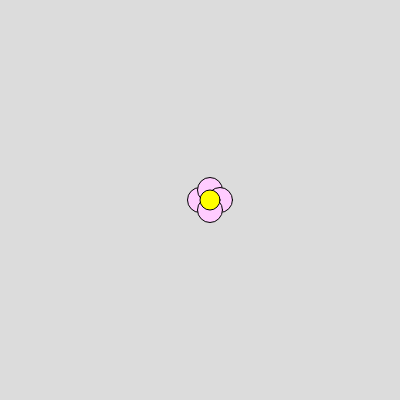
Frame 1 (no input)
Frame 60 (no input): identical to frame 1, image omitted
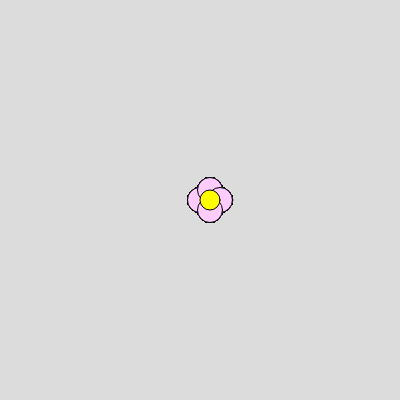
Frame 120 (the mouse pressed at the canvas centre since frame 60)

The p5.js sketch that drew these frames (run headless with seeded random() and noise() and a simulated clock; from frame 60 on, the mouse is pressed at the canvas centre):

// p5.js sketch
// ── sketch.js
var Florecitarosada;

 

var misFloresrosadas = [];

 

function setup() {

 createCanvas(400, 400);

 

 Florecitarosada = new Florrosada (200,200);

 

}

 

function draw() {

 background(220);

 

 if(mouseIsPressed == true){

   misFloresrosadas [misFloresrosadas.length] = new Florrosada (mouseX, mouseY);

 }

 for (var i = 0; i < misFloresrosadas.length; i = i + 1){

   misFloresrosadas[i].dibujarse();

   misFloresrosadas[i].moverse();

   if (misFloresrosadas[i].edad > 200){

     misFloresrosadas[i].morirse();

   }

 }

 

 Florecitarosada.dibujarse();

 Florecitarosada.moverse();

 if(Florecitarosada.edad > 200){

  

 }

 

 }

 

function Florrosada(miX, miY){

 this.x = miX;

 this.y = miY;

 this.tam = 20;

 this.edad = 0;

 this.estaViva = true;

 

 

 

 this.dibujarse = function(){

   if(this.estaViva == true) {

     fill(255,204,255)

    ellipse(miX, miY, 25, 25);

    ellipse (miX+10, miY-10, 25, 25);

    ellipse (miX+20, miY, 25, 25);

    ellipse (miX+10, miY+10, 25, 25)

    fill (255,255,0)

    ellipse(miX+10, miY,20, 20)

    noFill();

   }

};

 

 this.moverse = function(){

   this.x = this.x + random(-1, 1);

   this.y = this.y + random(-1, 1);

   this.edad = this.edad + 1;

 };

 

 this.morirse = function(){

   this.estaViva = false;

 };

}
